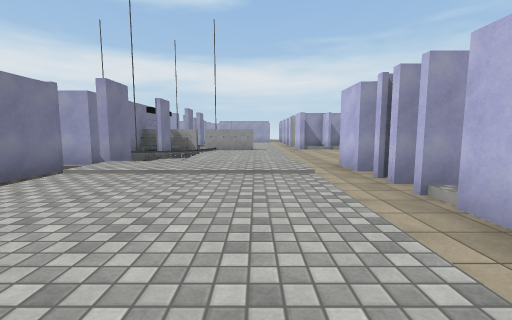
[1] (above)

21 first-person views from a walk through a 3-D level made in the Unity game engine. The camera is 1.2 m above the floor, tilts 6° down and sees 90° across. The floor is counted in squares, 2 m on a side. Each view is taken from the middle of a square. On the plan, view 1 faces up. The plan holds only what a view shows up to about 9 squares ahead; the rest is blank. The player character is not drawn. Surface patterns are stand-ins for the level's own textures.

[2]
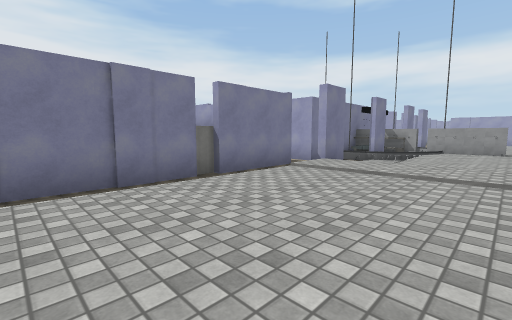

[3]
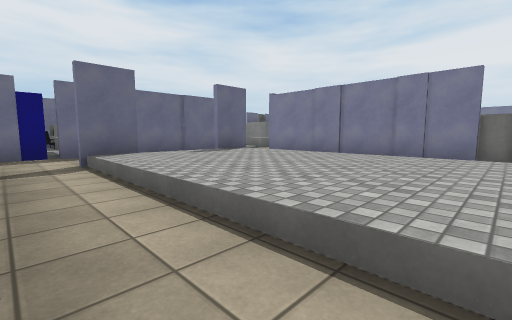

[4]
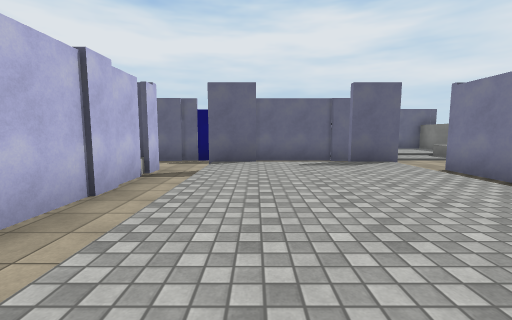

[5]
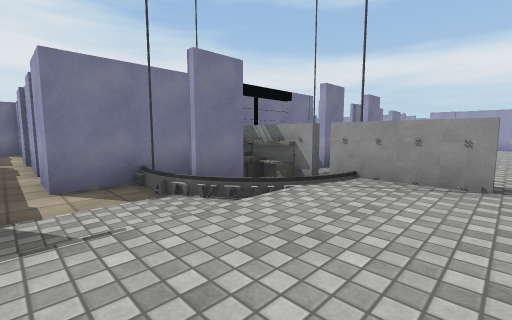

[6]
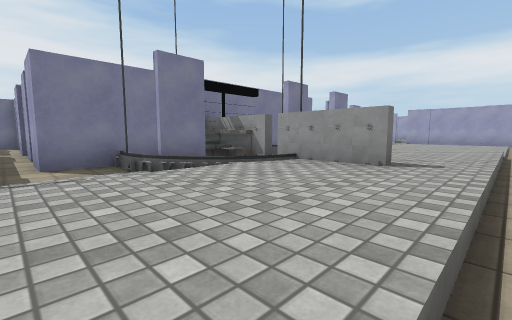

[7]
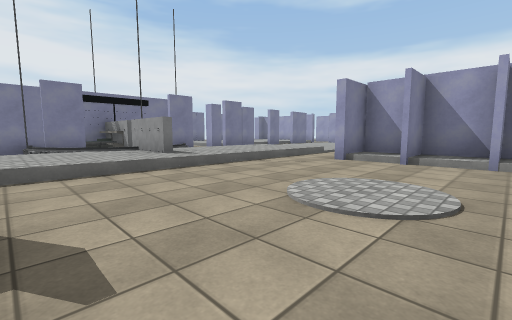

[8]
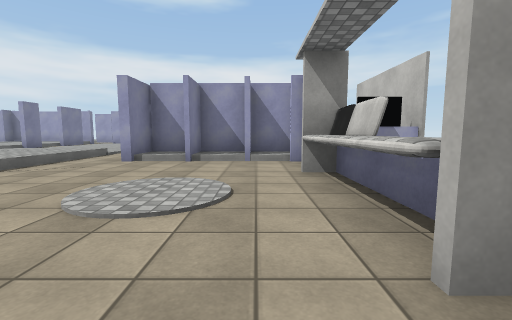

[9]
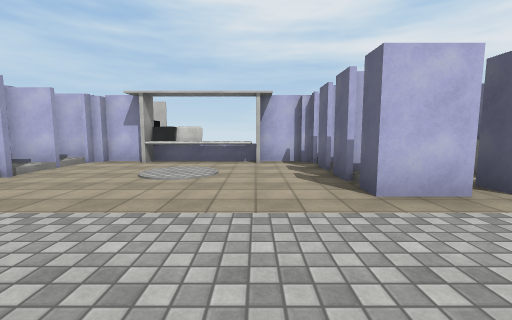

[10]
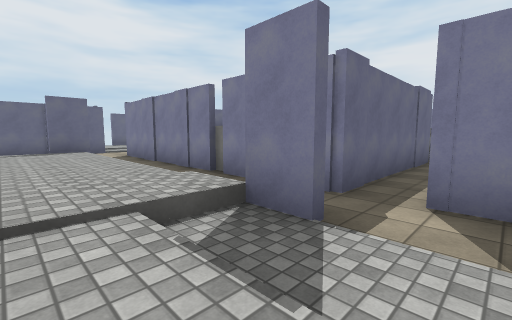

[11]
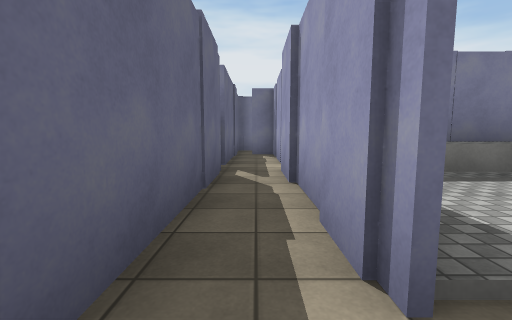

[12]
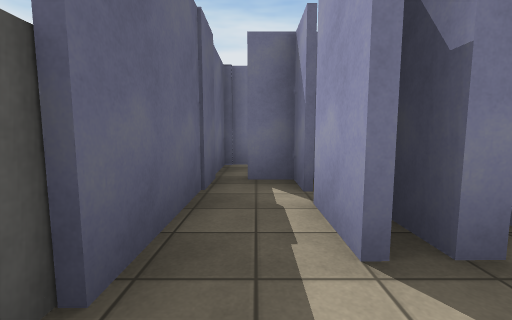

[13]
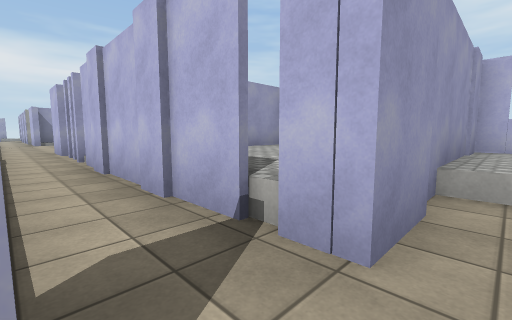

[14]
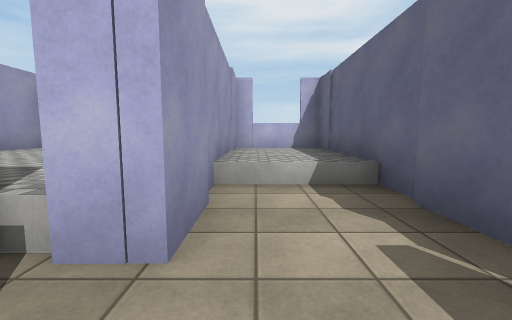

[15]
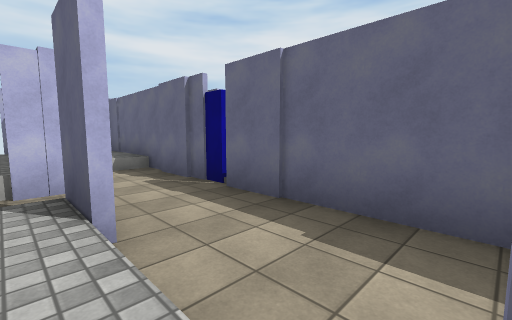

[16]
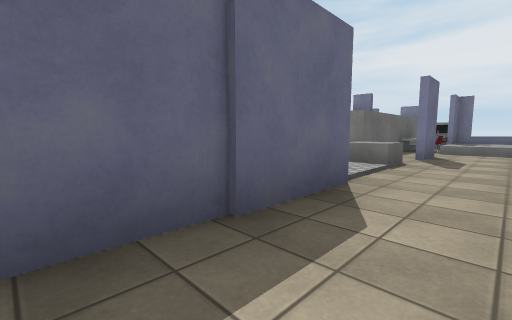

[17]
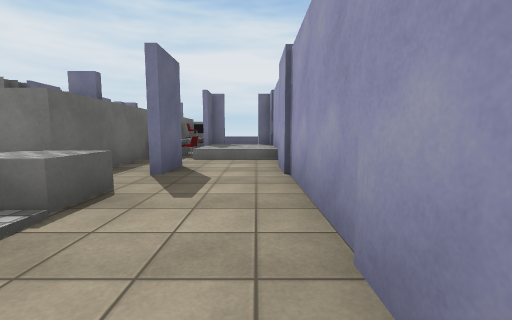

[18]
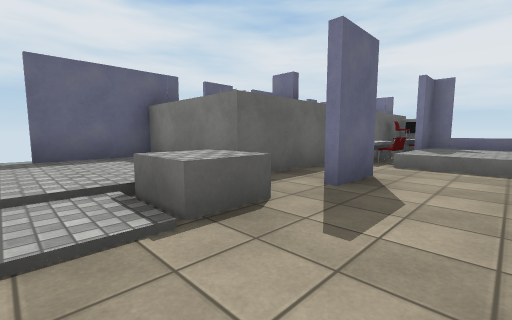

[19]
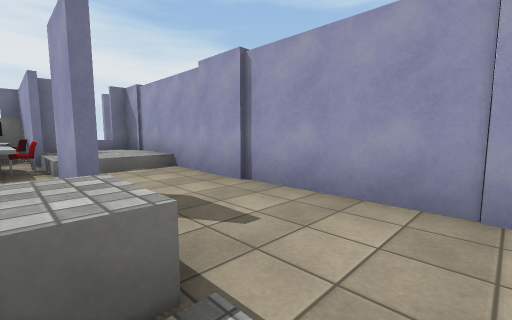

[20]
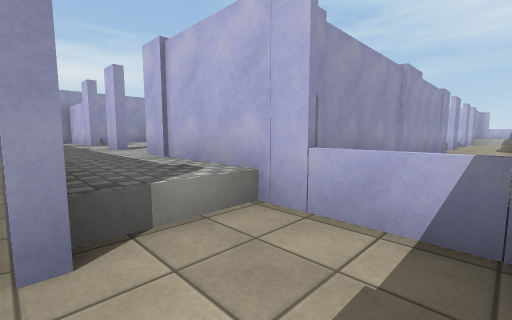

[21]
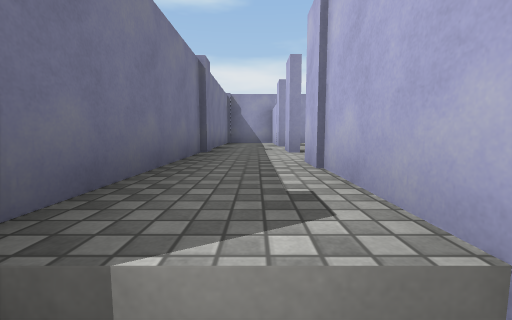

### Floor plan
Key: @ floor where view 1 was taken; # wall or solid block; x gap in a wall; . main floor; : floor 0.25 m higher than the main floor; + floor 0.5 m higher than the main floor; * floor 0.75 m higher than the main floor; / step, stairs or slope; = window, fence, low wall or low ledge; ^ raised ledge.
Columns run from 15 left of view 1 to 8 right of it. Each row starts with its distance up from view 1.
 18                :/
 17                :/
 16                :/
 15                :/
 14               ///#####
 13               ++/#:####/
 12               ++/.....#/
 11             #/++/....##/
 10       ^     ####/..:.#
  9       ^    #####/..:.^
  8        ^:  ##/++/....^
  7    ###x##x##.:++/....#
  6  #.#.........:++/#:###
  5  ##^#########////##
  4  #^^^      #/+++/##^
  3  #^^^      ^/+++//##
  2  #^^       #/+++/##
  1  #^^       #/+++/#  ^^
  0  #^^       #/++@/^ ^^
 -1  #^^       #/+++/.=^
 -2  #^########^#+++/^#####
 -3  ..++/............./**#
 -4  ..++/.#....####.######
 -5 /###^^...^/       ###
 -6 /####### ::
 -7        # ::
 -8         ##:

Where each view was taken, in squares from view 1:
view 1: 0 up, 0 right, facing up
view 2: 0 up, 0 right, facing up-left
view 3: 3 up, 2 right, facing down-left
view 4: 3 up, 0 right, facing down
view 5: 6 up, 0 right, facing up-left
view 6: 6 up, 1 right, facing up-left
view 7: 7 up, 5 right, facing up-left
view 8: 7 up, 5 right, facing up
view 9: 8 up, 1 left, facing right
view 10: 7 up, 1 left, facing down-left
view 11: 6 up, 5 left, facing left
view 12: 6 up, 9 left, facing left
view 13: 3 down, 1 right, facing up-right
view 14: 3 down, 1 right, facing right
view 15: 2 down, 2 left, facing down-right
view 16: 3 down, 1 left, facing down-left
view 17: 3 down, 4 left, facing left
view 18: 3 down, 5 left, facing down-left
view 19: 5 down, 5 left, facing up-left
view 20: 4 down, 14 left, facing up-right
view 21: 3 down, 13 left, facing up
